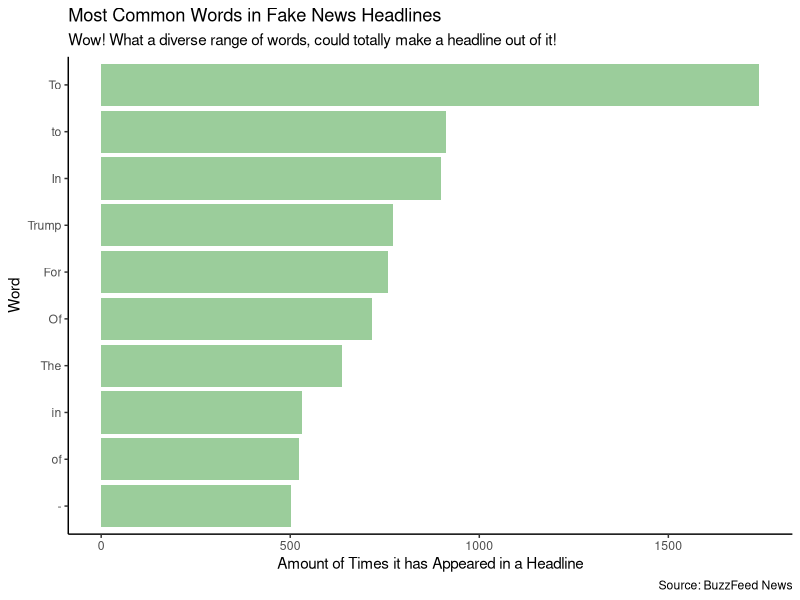
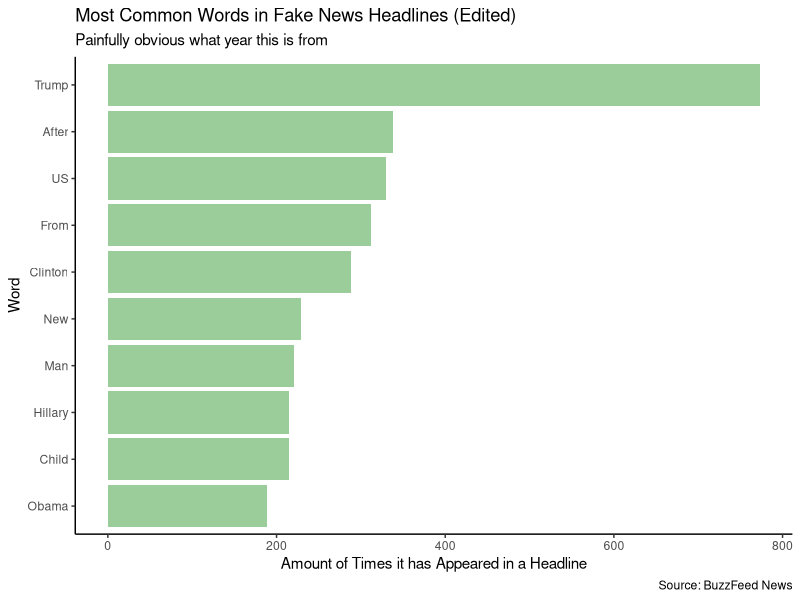
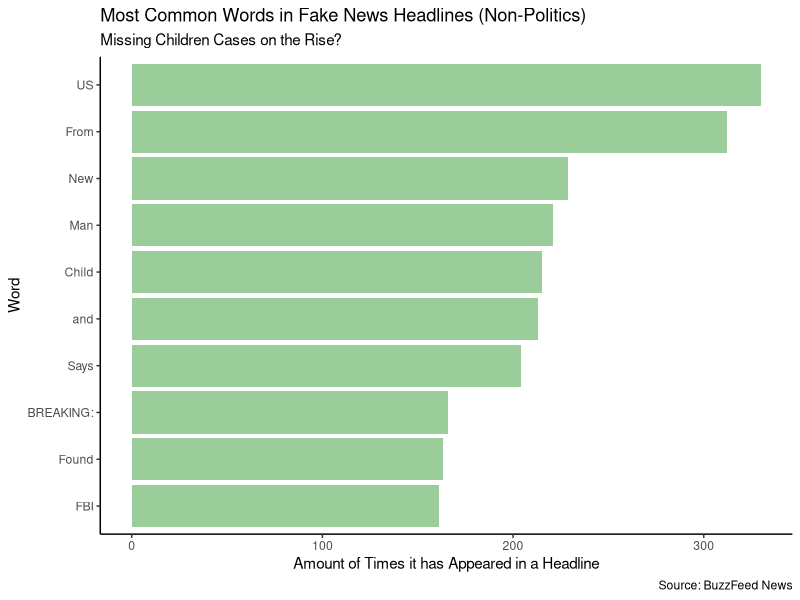

The R script that drew these images, in order: (Note: this script raises an error after producing the figures.)
## ---- chunk 1
knitr::opts_chunk$set(echo = FALSE)
library(tidyverse)
library(tidyr)
library(dplyr)
library(rmarkdown)
library(knitr)
## ---- chunk 2
titledata <- read.csv("newstitle1.csv")
paged_table(titledata) 
titledata$fb_engagement <- (as.integer(titledata$fb_engagement))
## ---- chunk 3
titledata %>%
  select(title, category) %>%
  slice(1:7900) %>% 
  mutate(title = strsplit(as.character(title), " ")) %>% 
  unnest(title) %>% 
  group_by(title) %>% 
  summarize(total = n()) %>% 
  arrange(desc(total)) %>% 
  slice(1:10) %>% 

ggplot(mapping = aes(x = reorder(title, total), y = total))+
  geom_col(fill = "darkseagreen3")+
  theme_classic()+
  coord_flip()+
labs(title = "Most Common Words in Fake News Headlines", 
     subtitle = "Wow! What a diverse range of words, could totally make a headline out of it!", y = "Amount of Times it has Appeared in a Headline", x = "Word", caption = "Source: BuzzFeed News")
## ---- chunk 4
titledata <- read.csv("newstitle1.csv")
removedata <- titledata %>%
  select(title, category) %>%
  slice(1:7900) %>%
  mutate(title = strsplit(as.character(title), " ")) %>%
  unnest(title) %>%
  group_by(title) %>%
  summarize(total = n()) %>%
  arrange(desc(total)) %>%
  slice(1:50)

newdata <- removedata[c(4, 15, 16, 17, 21, 25, 28, 29, 30, 37),]
ggplot(newdata, mapping = aes(x = reorder(title, total), y = total))+
  geom_col(fill = "darkseagreen3")+
  theme_classic()+
  coord_flip()+
labs(title = "Most Common Words in Fake News Headlines (Edited)",
     subtitle = "Painfully obvious what year this is from", y = "Amount of Times it has Appeared in a Headline", x = "Word", caption = "Source: BuzzFeed News")
## ---- chunk 5
titledata <- read.csv("newstitle1.csv")
removedata <- titledata %>%
  select(title, category) %>%
  slice(1:7900) %>%
  mutate(title = strsplit(as.character(title), " ")) %>%
  unnest(title) %>%
  group_by(title) %>%
  summarize(total = n()) %>%
  arrange(desc(total)) %>%
  slice(1:50)

newdata2 <- removedata[c(16, 17, 25, 28, 29, 33, 35, 44, 45, 47),]
ggplot(newdata2, mapping = aes(x = reorder(title, total), y = total))+
  geom_col(fill = "darkseagreen3")+
  theme_classic()+
  coord_flip()+
labs(title = "Most Common Words in Fake News Headlines (Non-Politics)",
     subtitle = "Missing Children Cases on the Rise?", y = "Amount of Times it has Appeared in a Headline", x = "Word", caption = "Source: BuzzFeed News")
## ---- chunk 6
title_length_data <- titledata %>%
  select(title, fb_engagement) %>%
  drop_na() %>% 
  mutate(as.numeric(as.character(fb_engagement))) %>% 
  mutate(title_length = str_length(title))  %>% 
  group_by(title_length) %>% 
  mutate(total = n()) %>% 
  group_by(total) %>% 
  slice(1:10)
## ---- chunk 7
paged_table(title_length_data)

## ---- chunk 8
ggplot(title_length_data, mapping = aes(x = title_length, y = total, color = fb_engagement))+
  geom_point()+
  scale_colour_gradient(low = "red", 
                       high = "blue")
